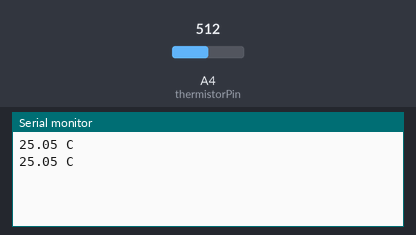
Bench run of a sketch on a simulated Arduino Uno, built with avr-gcc and run on an emulated ATmega328P. Shown: the last lines printed to the serial monitor. The inputs (shaded band) are chosen by the test bench; at power-on: A4 (thermistorPin) = 512.

Above: at 1.8 s.
1.9 s: A4 (thermistorPin) set to 716
At 2.7 s:
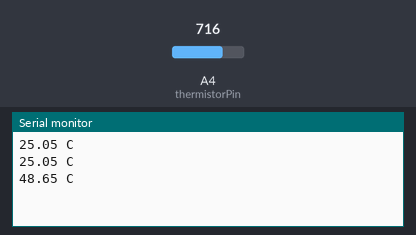
3.4 s: A4 (thermistorPin) set to 900
At 4.8 s:
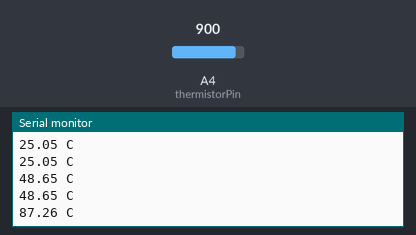
Timing chart, 0 to 6.4 s (numbered marks = the images above; inputs shaded):
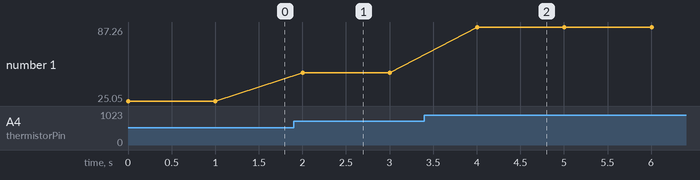

The sketch:

14_02_Thermistor_BParameter.ino
```cpp
/* Coding Array STARTER Kit for Arduino
 *
 *  CAK Starter code 14_02_Thermistor_BParameter
 *  This sketch converts the voltage distributed to the thermistor connected to the A4 into a resistor.
 *  One of the ways to change the resistance value to temperature
 *  Use the B parameter expression to calculate the temperature.
 *
 *  made by Coding Array
 *  we@codingarray.cc
 *
 */

#include <math.h>


const int thermistorPin=A4;     // connect thermistor to A4 pin


//B parameter
float ParmB=3435.0;

void setup() {
  // initiate serial communication at 9600 speeds
  Serial.begin(9600);

  }


void loop() {

  float readVal =analogRead(thermistorPin);

  //calculate temperature
  float resistor =(1023.0*10000)/readVal-10000;
  float tempC =(ParmB/(log(resistor/10000)+(ParmB/(273.15+25)))) -273.15;


// Output Serial Monitor
 // Serial.println(readVal);      //output analog values read from Serial.println(readVal); A4
  Serial.print(tempC);          // temperature output
  Serial.println(" C");         // output units

  delay(1000);                       // 1 second delay

}
```

Measured:
- after the input at 1.9 s, the serial monitor: prints a new line after 0.10 s (image 1)
- after the input at 3.4 s, the serial monitor: prints a new line after 0.60 s (image 2)
- plotted number 1: 25.05 → 48.65 after the input at 1.9 s, 48.65 → 87.26 after the input at 3.4 s
